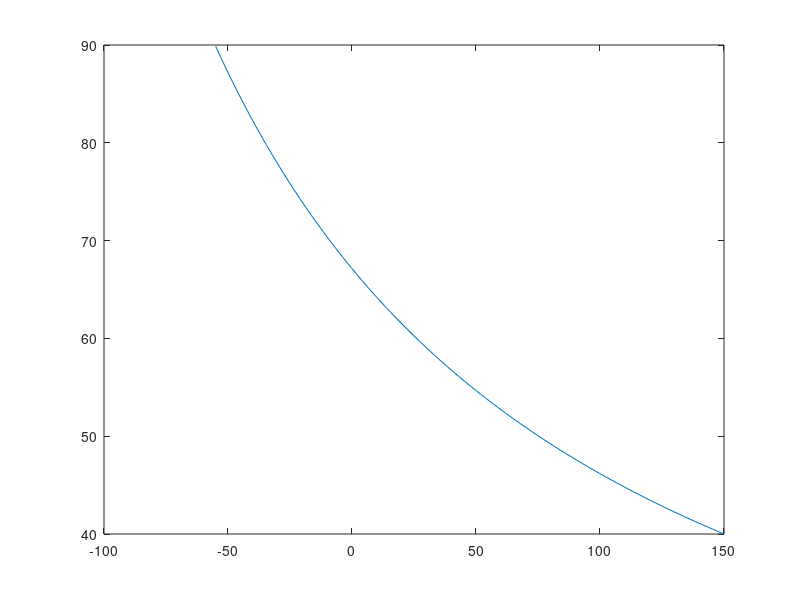

MATLAB code to generate this figure:
close all
clear all
% solar voltage strong function of temperature
% simple PTC max power point solution

% LT3763 definition
Vth_fbin = 1.206;

% solar definition
VMPP=40:100;

% PTC 
% assume http://www.vishay.com/docs/33017/tfpt.pdf

R_min=7; % -55C kOhms
R_nom=10; % 25C
R_max=16; % 150C
Rptc=7:0.1:16;
Tptc=-55:(150+55)/((16-7)/0.1):150;

%cold array produces high voltage, hot array produces low voltage
%set R_max@hot to the minimum solar voltage to calculate divider

Rdiv=R_max/(Vth_fbin/min(VMPP))-R_max

Vireg=Vth_fbin./(Rptc./(Rptc+Rdiv));
plot(Tptc,Vireg)
